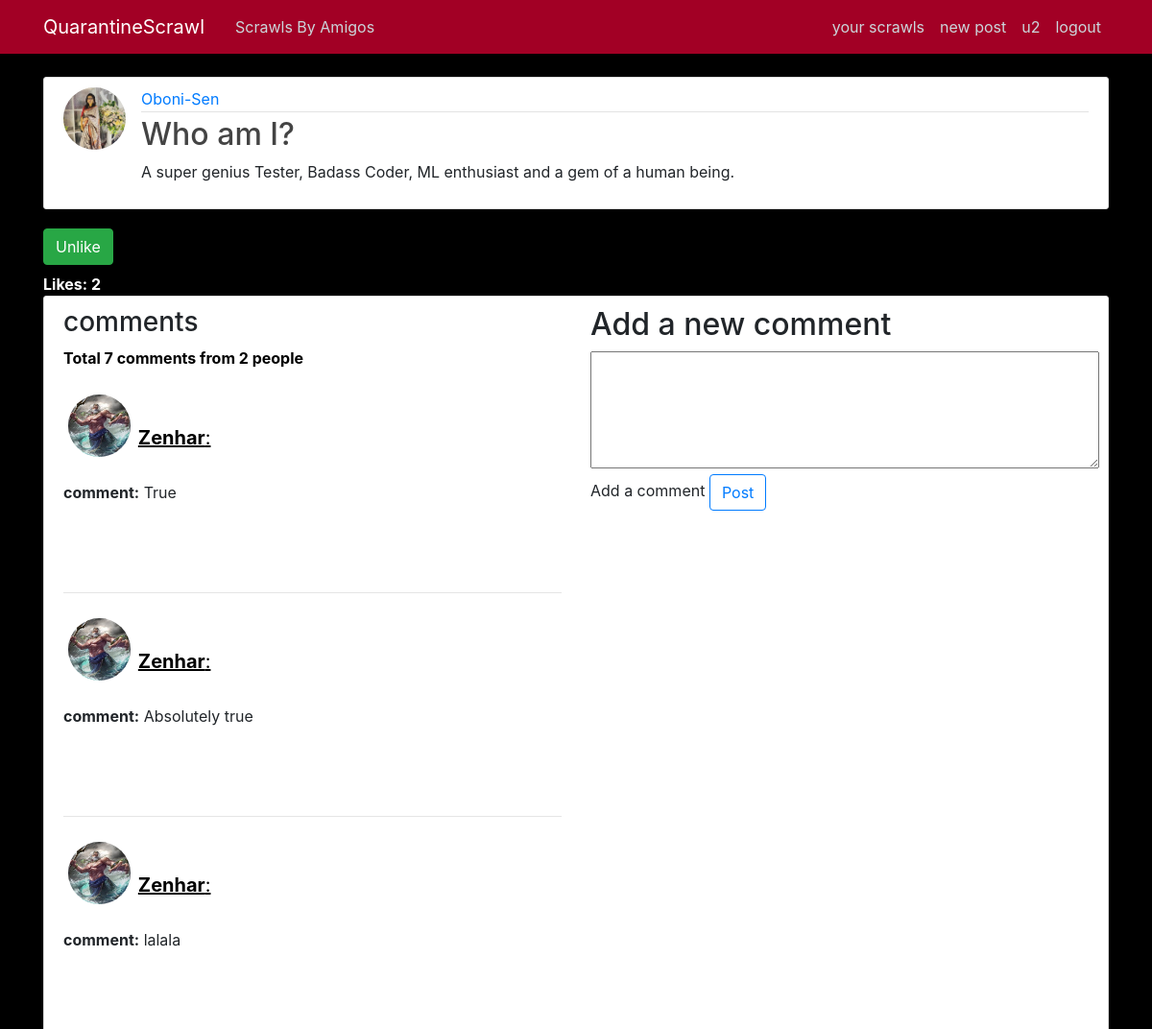
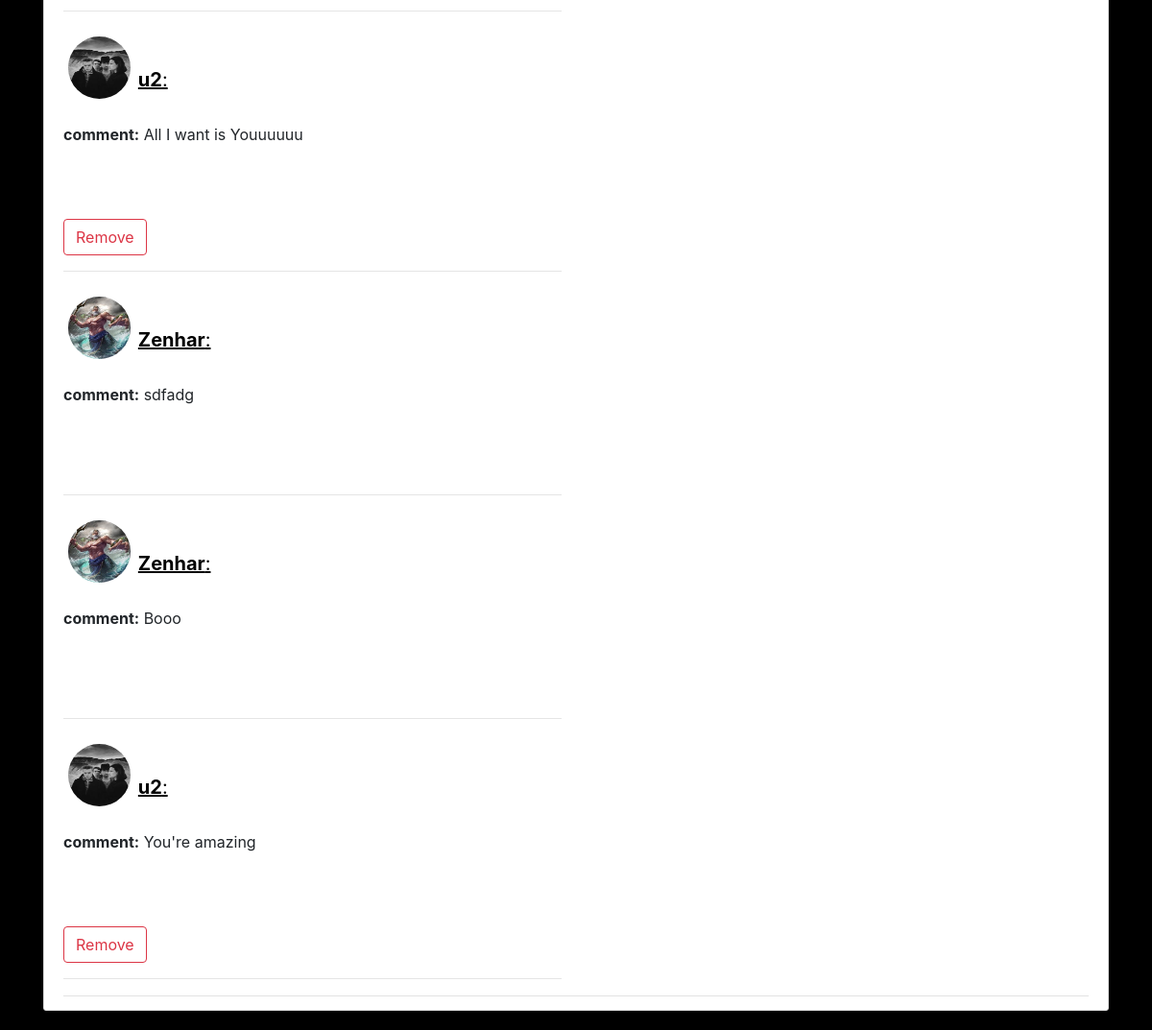
Page /post/54/ (signed in) on the earlier database version (2 pictures, top to bottom).
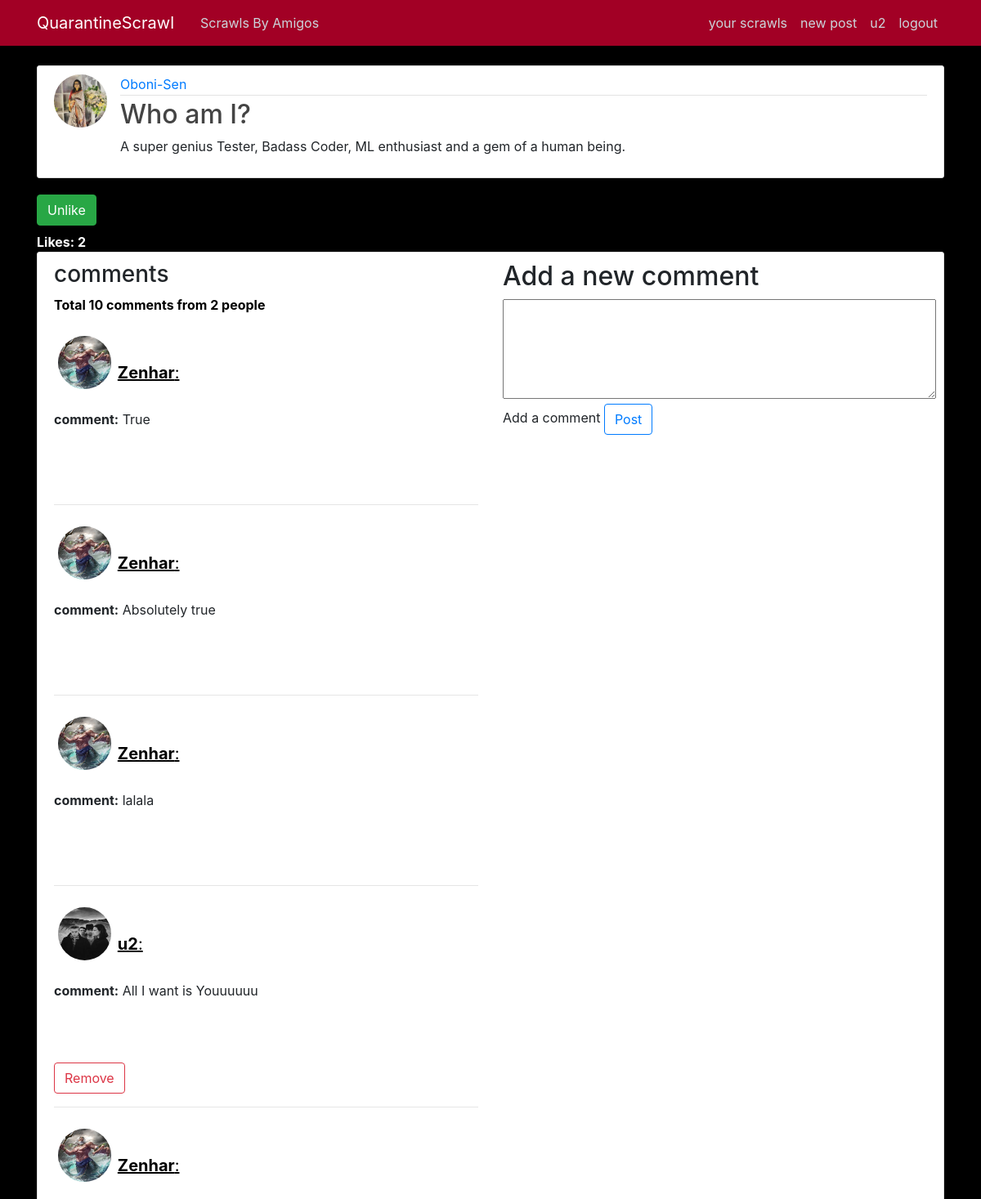
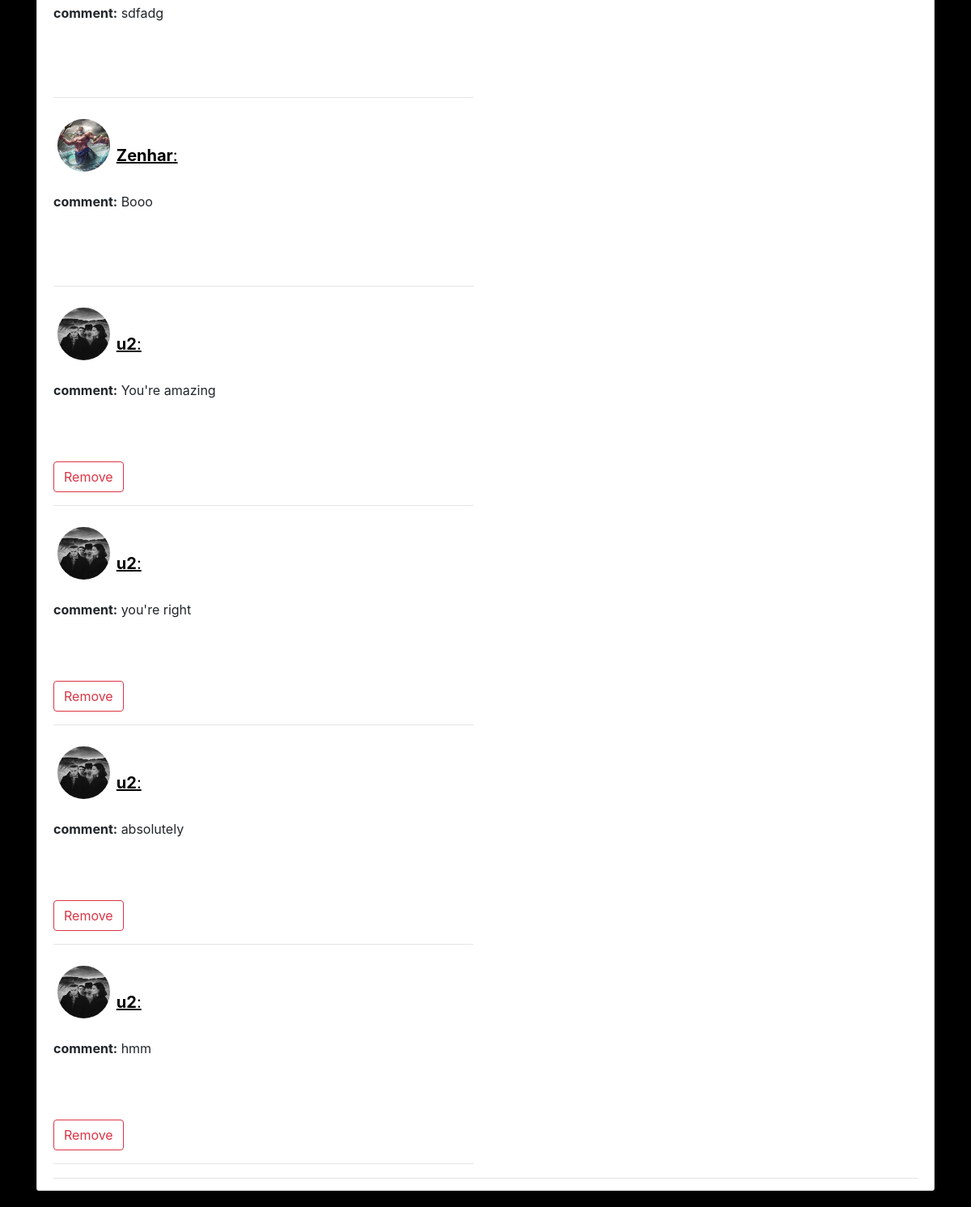
Same page on the later database version (2 pictures, top to bottom).
### blog/models.py (models this page shows, shortened)
class Post(models.Model):
    title = models.CharField(max_length=100)
    content = RichTextUploadingField()
    date = models.DateTimeField(default=timezone.now)
    author = models.ForeignKey(User, on_delete=models.CASCADE)
    liked = models.ManyToManyField(User, related_name="liked", default=None, blank=True)
    commented = models.ManyToManyField(
        User, related_name="commented", default=None, blank=True
    )
    created = models.DateTimeField(auto_now=True)
    updated = models.DateTimeField(auto_now_add=True)

class Comment(models.Model):
    user = models.ForeignKey(User, on_delete=models.CASCADE)
    post = models.ForeignKey(Post, on_delete=models.CASCADE)
    user_comment = models.TextField(default=None, blank=True)
    created = models.DateTimeField(auto_now=True)
    updated = models.DateTimeField(auto_now_add=True)

### users/models.py (models this page shows, shortened)
class Profile(models.Model):
    user = models.OneToOneField(User, on_delete=models.CASCADE)
    image = models.ImageField(default="poseidon.jpg", upload_to="profile_pics")
    follow = models.ManyToManyField(User, related_name="followers", blank=True)
    follower = models.ManyToManyField(User, related_name="follows", blank=True)

### blog/views.py (the view)
# urls.py: path("post/<int:pk>/", PostDetailedView.as_view(), name="post-detail"),
class PostDetailedView(LoginRequiredMixin, DetailView):
    model = Post
    def get_object(self, **kwargs):  # getting the pk from the url
        pk = self.kwargs.get("pk")
        post_id = Post.objects.get(id=pk)
        return post_id
    def get_context_data(self, **kwargs):
        context = super().get_context_data(**kwargs)
        post_id = self.get_object()
        loggedInProfile = Profile.objects.get(user=self.request.user)
        if post_id.author in loggedInProfile.follow.all():
            displayReactionButton = True
        else:
            displayReactionButton = False
        if (
            post_id.author in loggedInProfile.follow.all()
            or post_id.author == loggedInProfile.user
        ):
            displayCommentSection = True
        else:
            displayCommentSection = False
        context["displayReactionButton"] = displayReactionButton
        context["displayCommentSection"] = displayCommentSection
        context["post"] = Post.objects.get(id=post_id.id)
        context["user"] = loggedInProfile.user
        context["comments"] = Comment.objects.filter(post=post_id)
        context["comment_form"] = CommentForm()
        return context

### blog/forms.py
class CommentForm(forms.ModelForm):
    class Meta:
        model = Comment
        fields = ["user_comment"]

### blog/templates/blog/post_detail.html (shortened to what this page needs)
{% extends "blog/base.html" %}
{% load static %}
{% block bootstrapClass %}
<link rel="stylesheet" type="text/css" href="{% static 'blog/blog-css/post-details.css' %}">
 {% endblock %}
{% block content %}
  <article class="media content-section">
    <img class="rounded-circle article-img" src="{{ post.author.profile.image.url }}">
    <div class="media-body">
      <div class="article-metadata">
        <a class="mr-2" href="#">{{ post.author }}</a>
      </div>
      <h2 class="article-title">{{ post.title }}</h2>
      <p class="article-content">{{ post.content|safe }}</p>
    </div>
  </article>
  {% if displayReactionButton %}
    <form action="{% url 'like-post' %}" method="POST">
      {% if user not in post.liked.all %}
      <button type="submit" class="btn btn-primary mb-2">Like</button>
      {% else %}
      <button type="submit" class="btn btn-success mb-2">Unlike</button>
      {% endif %}
    </form>
  {% endif %}
  {% if post.liked.all.count < 2 %}
  <strong style="color: white;">Like: {{post.liked.all.count}}</strong>
{% else %}
<strong style="color: white;">Likes: {{post.liked.all.count}}</strong>
{% endif %}
  {% if displayCommentSection %}
  <article class="media content-section">
    <div class="media-body">
      <div class="article-metadata">
        <div class="row">
          <div class="col-6">
        <h3>comments</h3>
        <strong><p style="color:black">Total {{comments.all.count}} comments from {{post.commented.all.count}} people</p></strong>
            {% for comment in comments%}
            <div class="post-detail-comment-section-wrap">
              <div class="post-detail-each-comment">
                <img class="post-detail-profile-picture rounded-circle article-img" src="{{ comment.user.profile.image.url }}">
               <a href="{% url 'user-posts' comment.user %}"><p class="post-detail-commented-by" > <strong>{{comment.user}}</strong>:  </p></a>
                <p class='post-detail-comment' ><strong>comment:</strong>  {{comment.user_comment}} </p>
              </div>
              {% if comment.user == request.user %}
              <form action="{% url 'remove-comment' %}" method="POST">
                <button class="btn btn-outline-danger"  name='comment_id' value={{comment.id}} type="submit">Remove</button>
              </form>
              {% endif %}
            </div>
            <hr style='color:black'>
            {% endfor %}
          </div>
          <div class="col-4">
        <h2>Add a new comment</h2>
        <form action="{% url 'comment-post'  %}" method="POST">
              <textarea  name="user_comment_from_form" value="{{comments.user_comment}}" id="comment" rows="5" cols="50" tabindex="10"  required="required"></textarea>
              <label for="comment" class="required">Add a comment</label>
              <button class=" btn btn-outline-primary" type="submit">Post</button>
          </div>
      </div>
    </div>
  </article>
  {%else%}
  <h3 style="color:white">Total {{post.commented.all.count}} people commented</h3>
  {% endif %}
{% endblock content %}

### blog/templates/blog/base.html (shortened to what this page needs)
{% load static %}
<!DOCTYPE html>
<html>
<head>
    <link rel="stylesheet" href="https://maxcdn.bootstrapcdn.com/bootstrap/4.0.0/css/bootstrap.min.css">
    <link rel="stylesheet" type="text/css" href="{% static 'blog/blog-css/main.css' %}">
    <link rel="stylesheet" type="text/css" href="{% static 'users/profile.css' %}">
    {% block bootstrapClass %}  {% endblock %}
</head>
<body>
    <header class="site-header">
      <nav class="navbar navbar-expand-md navbar-dark navbar-bg-steel fixed-top">
        <div class="container">
          <a class="navbar-brand mr-4" href="{% url 'home' %}">QuarantineScrawl</a>
          <div class="collapse navbar-collapse" id="navbarToggle">
            <div class="navbar-nav mr-auto">
              <a class="nav-item nav-link" href="{% url 'amigos-home' %}">Scrawls By Amigos</a>
            </div>
            <div class="navbar-nav">
              {% if user.is_authenticated %}
              <a class="nav-item nav-link" href="{% url 'user-posts' user.username  %}"> your scrawls</a>
              <a class="nav-item nav-link" href="{% url 'post-create' %}"> new post</a>
              <a class="nav-item nav-link" href="{% url 'profile' %}">{{user.username}}</a>
              <a class="nav-item nav-link" href="{% url 'logout' %}">logout</a>
              {% else %}
              <a class="nav-item nav-link" href="{% url 'login' %}">Login</a>
              <a class="nav-item nav-link" href="{% url 'register' %}">Register</a>
              {% endif %}
            </div>
          </div>
        </div>
      </nav>
    </header>
    <main role="main" class="container">
          {% block content %}{% endblock %}
    </main>
</body>
</html>

### blog/static/blog/blog-css/main.css (style rules this page uses)
body { background-color: black; margin-top: 5rem; }
.navbar-bg-steel { background-color: #a20025; }
.site-header .navbar-nav .nav-link { color: #cbd5db; font-weight: 400; }
.content-section { background: #ffffff; padding: 10px 20px; border: 1px solid #dddddd; border-radius: 3px; margin-bottom: 20px; }
.article-title { color: #444444; }
.article-content { white-space: pre-line; }
.article-img { height: 65px; width: 65px; margin-right: 16px; border-radius: 20px; }
.article-metadata { padding-bottom: 1px; margin-bottom: 4px; border-bottom: 1px solid #e3e3e3; }

### users/static/users/users-css/profile.css (style rules this page uses)
* { margin: 0px; padding: 0px; box-sizing: border-box; }

### blog/static/blog/blog-css/post-details.css (style rules this page uses)
* { margin: 0; padding: 0; box-sizing: border-box; }
.post-detail-each-comment { height: 25vh; position: relative; }
.post-detail-profile-picture { position: absolute; top: 5%; left: 1%; }
.post-detail-commented-by { position: absolute; top: 20%; left: 15%; text-decoration: underline; color: black; font-size: 20px; }
.post-detail-comment { position: absolute; top: 50%; }

Differences in the rows shown:
added Comment: user.profile.image (picture), user "u2", user_comment "you're right", {{ comment.id }} 27 (drawn)
added Comment: user.profile.image (picture), user "u2", user_comment "absolutely", {{ comment.id }} 29 (drawn)
added Comment: user.profile.image (picture), user "u2", user_comment "hmm", {{ comment.id }} 31 (drawn)
Other differences:
{{ comments.all.count }}: "7" → "10"
